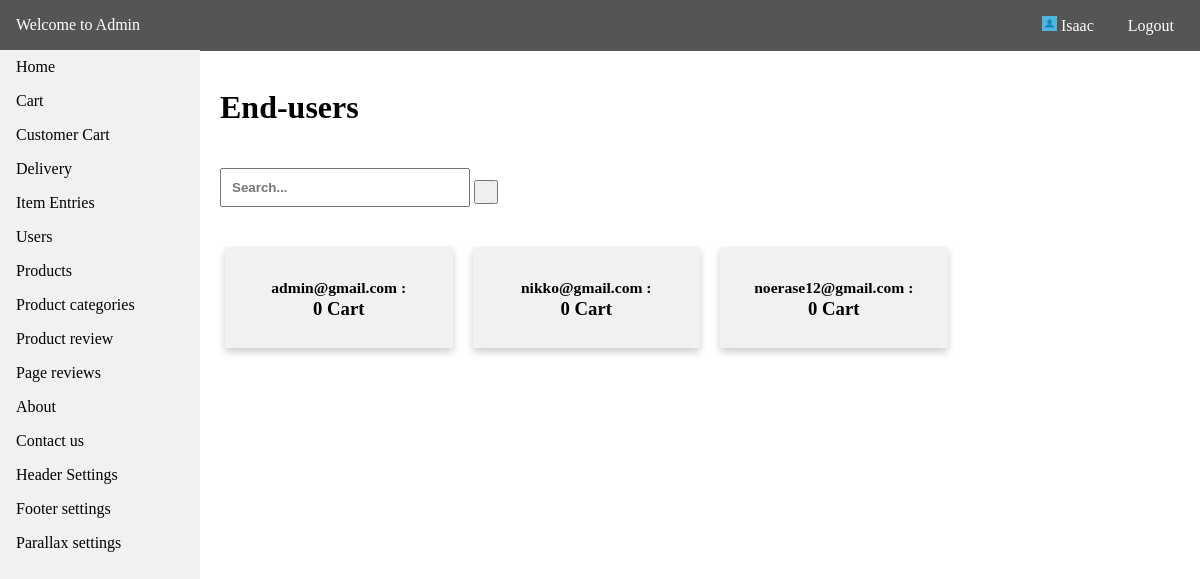
Screenshot of /admin/user.php (signed in) with the database file from the repository.
### tables this page shows
CREATE TABLE `tbl_menus` (
  `id` int(11) NOT NULL,
  `menu_name` varchar(255) NOT NULL,
  `menu_link` varchar(255) NOT NULL,
  `date_created` datetime NOT NULL DEFAULT CURRENT_TIMESTAMP
);

CREATE TABLE `tbl_user` (
  `id` int(11) NOT NULL,
  `username` varchar(255) NOT NULL,
  `password` varchar(255) NOT NULL,
  `image` varchar(255) NOT NULL,
  `address` varchar(255) NOT NULL,
  `contact_no` varchar(50) NOT NULL,
  `firstname` varchar(255) NOT NULL,
  `lastname` varchar(255) NOT NULL,
  `birthdate` varchar(255) NOT NULL,
  `date_created` datetime NOT NULL DEFAULT CURRENT_TIMESTAMP
);

### api/dbh.php (called while the page is built, shortened)
<?php
class dbh {
    public function __construct() {
        $this->servername = HOST;
        $this->username = USER;
        $this->password = PASS;
        $this->dbname = DBNAME;
        $this->conn = mysqli_connect($this->servername,$this->username,$this->password,$this->dbname);
    }
}
?>

### config.php (called while the page is built, shortened)
<?php
include API.'dbh.php';
include API.'User.php';
include API.'viewUser.php';
$viewUser = new ViewUser;
?>

### api/viewUser.php (called while the page is built, shortened)
<?php
class ViewUser extends User {
    public function get_data($get_table) {
        $query = "SELECT * FROM ".$get_table." ORDER BY id DESC";
        $res = mysqli_query($this->conn,$query);
        return $res;
    }
    public function get_query($query) {
        $res = mysqli_query($this->conn,$query);
        return $res;
    }
}
?>

### admin/user.php (the view, shortened to what this page needs)
<?php
include '../config.php';
?>
<!DOCTYPE html>
<html>
<head>
    <link rel="stylesheet" type="text/css" media="screen" href="admin_css/main.css" />
</head>
<body>
<?php
include 'require/nav.php';
?>
<div class="container">
    <br>
<h1><a style="text-decoration:none;color:#000;" href="<?php echo ADMIN_URL.'user.php';?>">End-users</a></h1>
    <div class="search">
      <form method="GET">
        <input style="margin-top:20px;" type="text" placeholder="Search..." name="query">
        <button type="submit" name="searchbtn"><i class="fa fa-search"></i></button>
      </form>
    </div>
    <div class="content">
        <div class="row">
        <?php
        if (isset($_GET['query']) && isset($_GET['searchbtn'])) {
            $term = $_GET['query'];
            $table = "tbl_user";
            $search = "username";
            $result = $viewUser->search($term,$table,$search);
            $num_result = $result->num_rows;
            if ($num_result > 0) {
                    if ($num_result > 1)
                    {
                      $item = "items";
                    }
                    else {
                      $item = "item";
                    }
                    echo '<h3 style="color:green;">Results: "'.$term.'" ('.$num_result.' '.$item.')</h3>';
                    while ($row = $result->fetch_assoc()) {
                        $title = $row['username'];
                        $name = $row['firstname'];
                        $id = $row['id'];
                        $table2 = "SELECT * FROM tbl_cart WHERE `customer_name`='$title'";
                        $res2 = $viewUser->get_query($table2);
                        $num = $res2->num_rows;
                    ?>
                    <div class="column">
                        <a href="users_info.php?id=<?php echo $id;?>">
                            <div class="card">
                                <h3><small><?php echo $title;?> :</small> <br><?php echo $num; ?> Cart</h3>
                            </div>
                        </a>
                    </div>
                    <?php
                }
            }
        }
        else {
            $table = "tbl_user";
            $res = $viewUser->get_data($table);
            while ($row = $res->fetch_assoc()) {
                $title = $row['username'];
                $id = $row['id'];
            $table2 = "SELECT * FROM tbl_cart WHERE `customer_name`='$title'";
            $res2 = $viewUser->get_query($table2);
            $num = $res2->num_rows;
        ?>
            <div class="column">
            <a href="users_info.php?id=<?php echo $id;?>">
                    <div class="card">
                        <h3><small><?php echo $title;?> :</small> <br><?php echo $num; ?> Cart</h3>
                    </div>
                    </a>
            </div>
        <?php
        }
        }
        ?>
    </div>
    </div>
</div>
</body>
</html>

### admin/require/nav.php (shortened to what this page needs)
<div class="header">
    <p><a style="color:#fff;text-decoration:none;" href="<?php echo ADMIN_URL.'home.php';?>">Welcome to Admin</a></p>
    <div class="head-content">
        <p style="cursor:pointer;"><img src="<?php echo BASE_URL; ?>image/sample-image.jpg" style="height:15px;width:15px;" alt=""> <?php echo $_SESSION["admin"]; ?></p>
        <p><a style="color:#fff;text-decoration:none;" href="<?php echo ADMIN_URL.'logout.php';?>">Logout</a></p>
    </div>
</div>
<nav class="navi">
    <ul>
        <li><a href="<?php echo ADMIN_URL.'home.php';?>">Home</a></li>
    <?php
        $tbl = "SELECT * FROM tbl_menus";
        $res = $viewUser->get_query($tbl);
        while($row = $res->fetch_assoc()) {
            $menu = $row['menu_name'];
            $link = $row['menu_link'];
    ?>
        <li><a href="<?php echo ADMIN_URL.$link.'.php'; ?>"><?php echo ucfirst($menu); ?></a></li>
    <?php
        }
    ?>
    </ul>
</nav>

### admin/admin_css/main.css (style rules this page uses)
html { scroll-behavior: smooth; }
* { box-sizing: border-box; }
body { margin: 0; font-family: Cambria, Cochin, Georgia, Times, 'Times New Roman', serif; }
ul { list-style-type: none; margin: 0; padding: 0; width: 200px; top: 50px; background-color: #f1f1f1; position: fixed; height: 100%; overflow: auto; }
li a { display: block; color: #000; padding: 8px 16px; text-decoration: none; }
.header { background-color: #555; color:white; display: inline-block; width: 100%; position:fixed; top:0; padding: 16px; }
.header p { display: inline; }
.container { margin-top: 50px; margin-left: 220px; }
.content { margin-top: 20px; }
.head-content { position: relative; float:right; }
.head-content p { margin-left: 10px; padding: 10px; }
.column { float: left; width: 25%; margin-top: 20px; padding: 0 10px; }
.row { margin: 0 -5px; }
.row:after { content: ""; display: table; clear: both; }
.search input[type=text] { width: 250px; padding: 10px; font-weight: bold; }
.search button[type=submit] { padding: 10px; }
.card { box-shadow: 0 4px 8px 0 rgba(0, 0, 0, 0.2); padding: 10px; text-align: center; background-color: #f1f1f1; }
.column a { text-decoration: none; color: #000000; }

### rows the page displays
tbl_menus: menu_name "Cart"
tbl_menus: menu_name "Customer Cart"
tbl_menus: menu_name "Delivery"
tbl_menus: menu_name "Item Entries"
tbl_menus: menu_name "Users"
tbl_menus: menu_name "Products"
tbl_menus: menu_name "Product categories"
tbl_menus: menu_name "Product review"
tbl_menus: menu_name "Page reviews"
tbl_menus: menu_name "About"
tbl_menus: menu_name "Contact us"
tbl_menus: menu_name "Header Settings"
tbl_menus: menu_name "Footer settings"
tbl_menus: menu_name "Parallax settings"
tbl_user: username "admin@gmail.com", num "0"
tbl_user: username "nikko@gmail.com", num "0"
tbl_user: username "noerase12@gmail.com", num "0"

### other values shown
$_SESSION["admin"] "Isaac"
